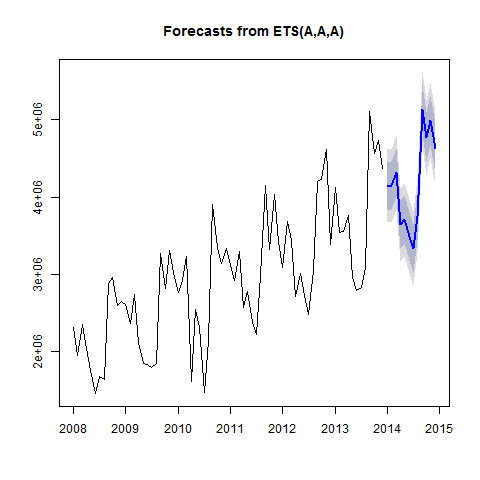

Reproduce this figure in R.
#Creates Model_ets_forecast plot

png("Plots/Model_ets_forecast_plot.png")
plot(Model_ets_forecast)
dev.off()